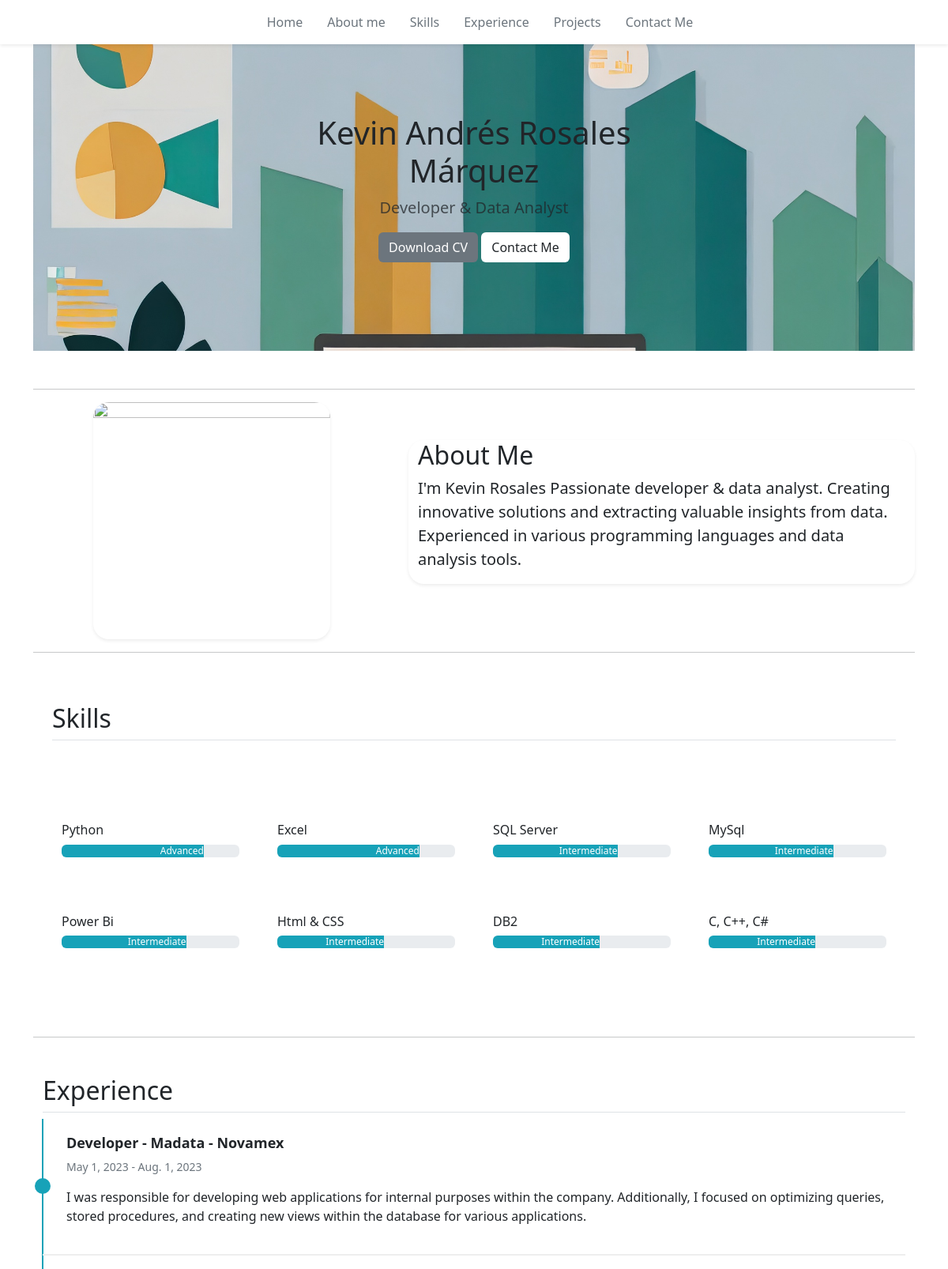
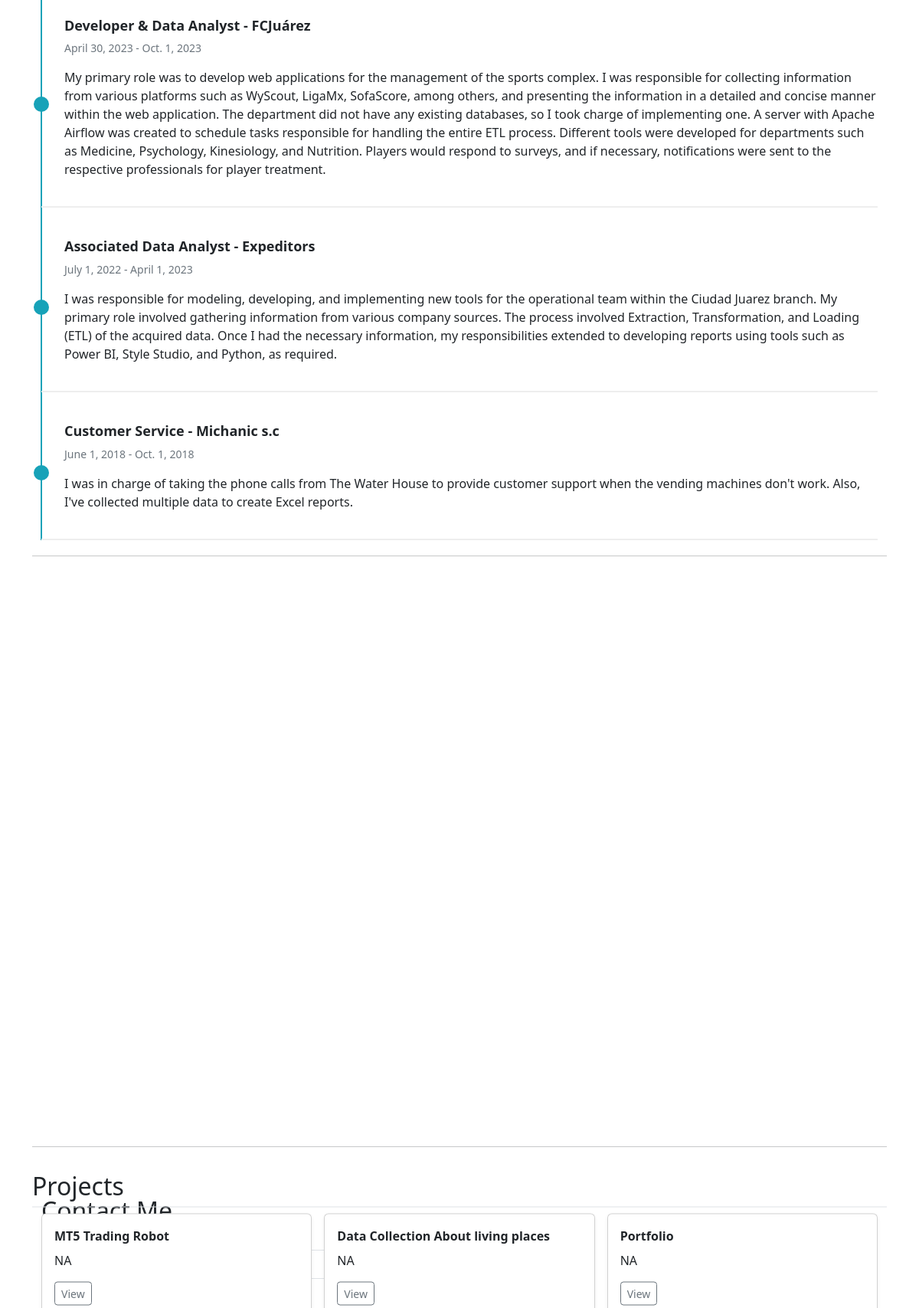
The page / (upper part) on the database its author committed (2 pictures, top to bottom).
### home/models.py (models this page shows, shortened)
class Skill(models.Model):
    name = models.CharField(max_length=100)
    level = models.IntegerField()
    level_char = models.CharField(max_length=20, blank=True, null=True)
    class Meta:
        ordering = ['-level']

class Experience(models.Model):
    title = models.CharField(max_length=100)
    company = models.CharField(max_length=100)
    description = models.TextField()
    start_date = models.DateField()
    end_date = models.DateField(blank=True, null=True)
    class Meta:
        ordering = ['-start_date']

class Project(models.Model):
    name = models.CharField(max_length=100)
    short_description = models.TextField()
    description = models.TextField()
    image = models.ImageField(upload_to='static/projects', blank=True, null=True)
    url = models.URLField(blank=True, null=True)
    created_at = models.DateField(auto_now_add=True)
    url_git = models.URLField(blank=True, null=True)
    class Meta:
        ordering = ['-created_at']

### home/views.py (the view, shortened to what this page needs)
# urls.py: path('', HomeView.as_view(), name='home'),
class HomeView(TemplateView):
    template_name = 'home/home.html'
    def get_context_data(self, **kwargs: Any) -> dict[str, Any]:
        context =  super().get_context_data(**kwargs)
        context['skills'] = Skill.objects.all()
        context['projects'] = Project.objects.all()
        context['experiences'] = Experience.objects.all()
        context['project_images'] = ProjectImage.objects.all()
        context['form'] = ContactForm()
        return context

### home/templates/home/home.html (shortened to what this page needs)
{% extends "base.html" %}
{% load static %}
{% block stylesheets %}
<link rel="stylesheet" href="{% static 'css/aos.css' %}" />
{% endblock %}
{% block content %}
<div>
    <nav class="navbar navbar-expand-lg navbar-light bg-white shadow-sm fixed-top">
        <div class="collapse navbar-collapse justify-content-center" id="navbarNav">
            <ul class="navbar-nav">
                <li class="nav-item"><a class="nav-link text-secondary selector" href="#home">Home</a></li>
                <li class="nav-item"><a class="nav-link text-secondary selector" href="#about">About me</a></li>
                <li class="nav-item"><a class="nav-link text-secondary selector" href="#skills">Skills</a></li>
                <li class="nav-item"><a class="nav-link text-secondary selector" href="#experience">Experience</a></li>
                <li class="nav-item"><a class="nav-link text-secondary selector" href="#projects">Projects</a></li>
                <li class="nav-item"><a class="nav-link text-secondary selector" href="#contact">Contact Me</a></li>
            </ul>
        </div>
    </nav>
</div>
<section class="py-5 text-center my-5" id="home" data-aos="fade" style=" position: relative; background-image: url('{% static 'bg/fondo1.jpg' %}'); background-size: cover;
    background-position: center; ">
    <div class="row py-lg-5">
        <div class="col-lg-6 col-md-8 mx-auto">
            <h1 class="fw-light">Kevin Andrés Rosales Márquez</h1>
            <p class="lead text-body-secondary">
                Developer & Data Analyst
            </p>
            <p>
                <a href="{% static 'Kevin_Rosales_CV.pdf' %}" class="btn bg-secondary text-white"
                    download="Kevin_Rosales_CV.pdf">Download CV</a>
                <a href="#contact" class="btn bg-white">Contact Me</a>
            </p>
        </div>
    </div>
</section>
<hr class="featurette-divider" id="about">
<div class="row featurette" data-aos="fade-up">
    <div class="col-md-7 order-md-2">
        <section class="py-5">
            <div class="container">
                <div class="row shadow-sm" style="border-radius: 20px;">
                    <div>
                        <h2 class="text-left">About Me</h2>
                        <p class="lead text-justify ">
                            I'm Kevin Rosales
                            Passionate developer & data analyst. Creating innovative solutions and extracting valuable
                            insights from data.
                            Experienced in various programming languages and data analysis tools.
                        </p>
                    </div>
                </div>
            </div>
        </section>
    </div>
    <div class="col-md-5 order-md-1 text-center">
        <img src="{% static 'bg/me.jpg' %}"
            class="bd-placeholder-img bd-placeholder-img-lg featurette-image img-fluid mx-auto shadow-sm" width="300"
            height="300" xmlns="http://www.w3.org/2000/svg" role="img" aria-label="Placeholder: 300x300"
            preserveAspectRatio="xMidYMid slice" focusable="false" style="border-radius: 20px">
    </div>
</div>
<hr class="featurette-divider" id="skills">
<div class="container px-4 py-5" id="icon-grid" data-aos="fade-left">
    <h2 class="pb-2 border-bottom">Skills</h2>
    <div class="row row-cols-1 row-cols-sm-2 row-cols-md-3 row-cols-lg-4 g-4 py-5">
        {% for skill in skills %}
        <div class="col d-flex align-items-start">
            <div class="container mt-5">
                <h6>{{skill.name}}</h6>
                <div class="progress">
                    <div class="progress-bar custom-bg-color text-end" role="progressbar"
                        style="width: {{skill.level}}%;" aria-valuenow="{{skill.level}}" aria-valuemin="0"
                        aria-valuemax="100">
                        {{ skill.level_char }}
                    </div>
                </div>
            </div>
        </div>
        {% endfor %}
    </div>
</div>
<hr class="featurette-divider" id="experience">
<div class="container mt-5 " data-aos="fade-left">
    <h2 class="pb-2 border-bottom">Experience</h2>
    <div class="timeline">
        {% for experience in experiences %}
        <div class="timeline-item">
            <div class="timeline-content">
                <h2 class="timeline-title">{{ experience.title }} - {{ experience.company }}</h2>
                <p class="timeline-date">{{ experience.start_date }} - {{ experience.end_date }}</p>
                <p>{{ experience.description }}</p>
            </div>
        </div>
        {% endfor %}
    </div>
</div>
<hr class="featurette-divider" id="projects">
<div class="album py-5" data-aos="slide-up">
    <h2 class="pb-2 border-bottom">Projects</h2>
    <div class="container">
        <div class="row row-cols-1 row-cols-sm-2 row-cols-md-3 g-3">
            {% for project in projects %}
            <div class="col">
                <div class="card shadow-sm">
                    <div class="card-body">
                        <div class="card-title"> <b>{{ project.name }}</b> </div>
                        <p class="card-text"> {{ project.description }}</p>
                        <div class="d-flex justify-content-between align-items-center">
                            <div class="btn-group">
                                <button type="button" class="btn btn-sm btn-outline-secondary" data-bs-toggle="modal"
                                    data-bs-target="#project{{project.id}}">View</button>
                            </div>
                        </div>
                    </div>
                </div>
            </div>
            {% endfor %}
        </div>
    </div>
</div>
<hr class="featurette-divider" id="contact">
<div class="container" data-aos="fade-up-right">
    <div class="row">
        <div class="col-md-6 contact-form my-5">
            <h2>Contact Me</h2>
            <form method="POST" id="contact-form">
                {{ form.as_p }}
            </form>
        </div>
        <div class="col-md-6 map-container my-5">
            <iframe
                src="https://www.google.com/maps/embed?pb=!1m18!1m12!1m3!1d217361.6577091852!2d-106.6081139367476!3d31.653670611994773!2m3!1f0!2f0!3f0!3m2!1i1024!2i768!4f13.1!3m3!1m2!1s0x86e75ecb3d0b329d%3A0xb196100549c7974!2zSnXDoXJleiwgQ2hpaC4!5e0!3m2!1ses-419!2smx!4v1701129649603!5m2!1ses-419!2smx"
                width="100%" height="100%" style="border:0;" allowfullscreen="" loading="lazy"
></iframe>
        </div>
    </div>
</div>
{% endblock %}

### templates/base.html (shortened to what this page needs)
<!DOCTYPE html>
{% load static %}
<html lang="en">
<head>
    {% include 'head/css.html' %}
    {% block stylesheets %}
    {% endblock %}
</head>
<body>
    <div class="container">
        {% block content %}
        {% endblock %}
    </div>
</body>
</html>

### templates/head/css.html (shortened to what this page needs)
{% load static %}
<link rel="stylesheet" href="{% static 'css/base.css' %}">
<link href="{% static 'assets/dist/css/bootstrap.min.css' %}" rel="stylesheet">

### templates/head/js.html (shortened to what this page needs)
{% load static %}

### home/templates/home/home.html (style rules this page uses)
.custom-bg-color { background-color: #17a2b8; }
.navbar-nav { text-align: center; }
.navbar-nav .nav-item { margin-left: 15px; }
.navbar-nav .nav-link { color: black; }
.timeline { position: relative; max-width: 1200px; margin: 0 auto; }
.timeline::before { content: ''; position: absolute; top: 0; bottom: 0; left: 0%; width: 2px; background-color: #17a2b8; transform: translateX(-50%); }
.timeline-item { position: relative; padding: 20px 0; border-bottom: 2px solid #eee; margin-bottom: 20px; }
.timeline-item::before { content: ''; position: absolute; top: 50%; left: 0%; width: 20px; height: 20px; background-color: #17a2b8; border-radius: 50%; transform: translate(-50%, -50%); }
.timeline-item .timeline-content { margin-left: 30px; }
.timeline-item .timeline-title { font-size: 18px; font-weight: bold; }
.timeline-item .timeline-date { font-size: 14px; color: #6c757d; }

### templates/base.html (style rules this page uses)
body { margin: 0; padding: 0; }

### rows shown on the page
Skill: name "Python", {{ skill.level }} 80 (drawn), level_char "Advanced"
Skill: name "Excel", {{ skill.level }} 80 (drawn), level_char "Advanced"
Skill: name "SQL Server", {{ skill.level }} 70 (drawn), level_char "Intermediate"
Skill: name "MySql", {{ skill.level }} 70 (drawn), level_char "Intermediate"
Skill: name "Power Bi", {{ skill.level }} 70 (drawn), level_char "Intermediate"
Skill: name "Html & CSS", {{ skill.level }} 60 (drawn), level_char "Intermediate"
Skill: name "DB2", {{ skill.level }} 60 (drawn), level_char "Intermediate"
Skill: name "C, C++, C#", {{ skill.level }} 60 (drawn), level_char "Intermediate"
Experience: title "Developer", company "Madata - Novamex", start_date "May 1, 2023", end_date "Aug. 1, 2023", description "I was responsible for developing web applications for internal purposes within the company. Additionally, I focused on optimizing queries, stored procedures, and creating new views within the database for various applications."
Experience: title "Developer & Data Analyst", company "FCJuárez", start_date "April 30, 2023", end_date "Oct. 1, 2023", description "My primary role was to develop web applications for the management of the sports complex. I was responsible for collecting information from various platforms such as WyScout, LigaMx, SofaScore, among others, and presenting the information in a detailed and concise manner within the web application. The department did not have any existing databases, so I took charge of implementing one. A server with Apache Airflow was created to schedule tasks responsible for handling the entire ETL process. Different tools were developed for departments such as Medicine, Psychology, Kinesiology, and Nutrition. Players would respond to surveys, and if necessary, notifications were sent to the respective…"
Experience: title "Associated Data Analyst", company "Expeditors", start_date "July 1, 2022", end_date "April 1, 2023", description "I was responsible for modeling, developing, and implementing new tools for the operational team within the Ciudad Juarez branch. My primary role involved gathering information from various company sources. The process involved Extraction, Transformation, and Loading (ETL) of the acquired data. Once I had the necessary information, my responsibilities extended to developing reports using tools such as Power BI, Style Studio, and Python, as required."
Experience: title "Customer Service", company "Michanic s.c", start_date "June 1, 2018", end_date "Oct. 1, 2018", description "I was in charge of taking the phone calls from The Water House to provide customer support when the vending machines don't work. Also, I've collected multiple data to create Excel reports."
Project: name "MT5 Trading Robot", description "NA"
Project: name "Data Collection About living places", description "NA"
Project: name "Portfolio", description "NA"
